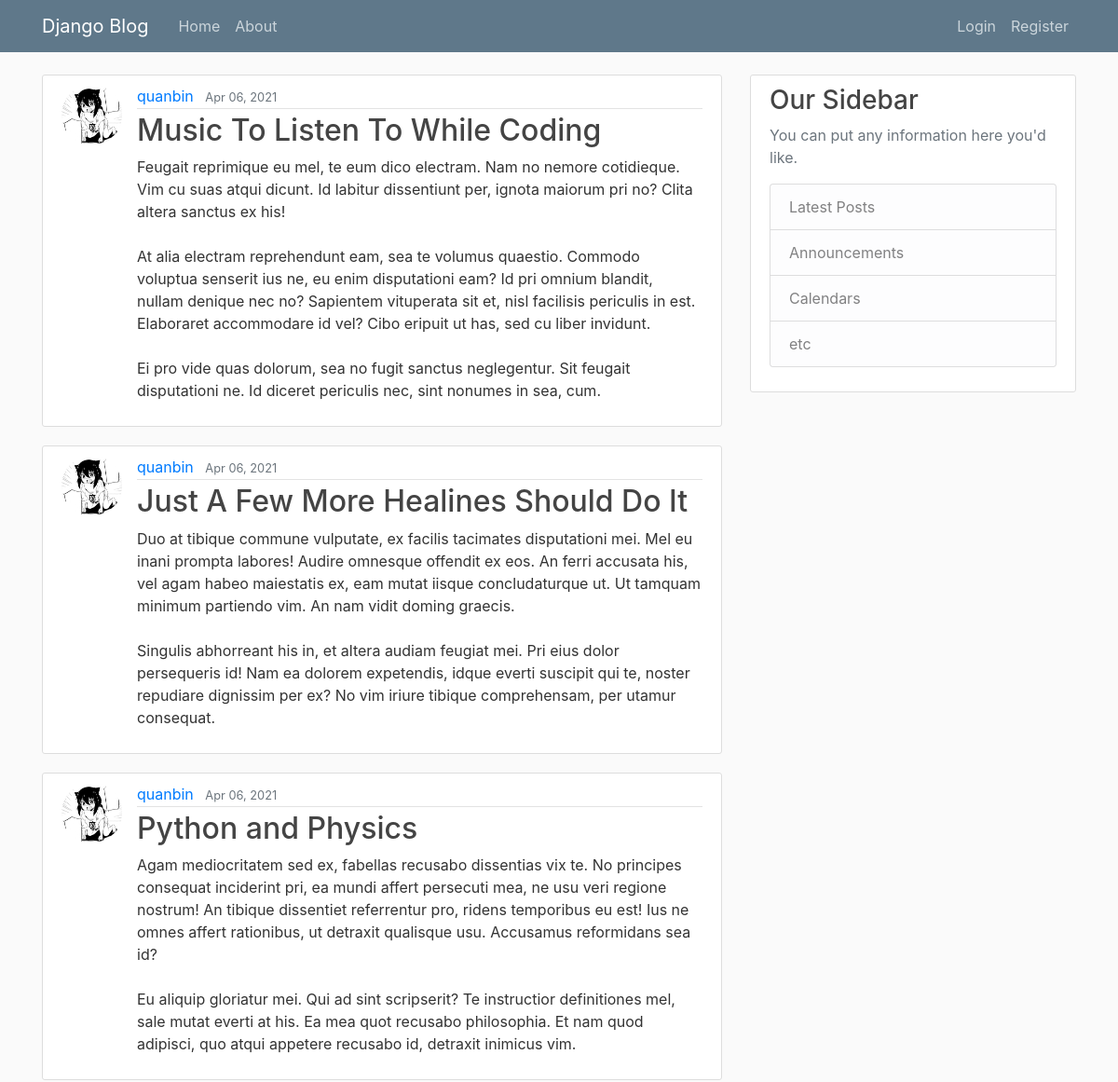
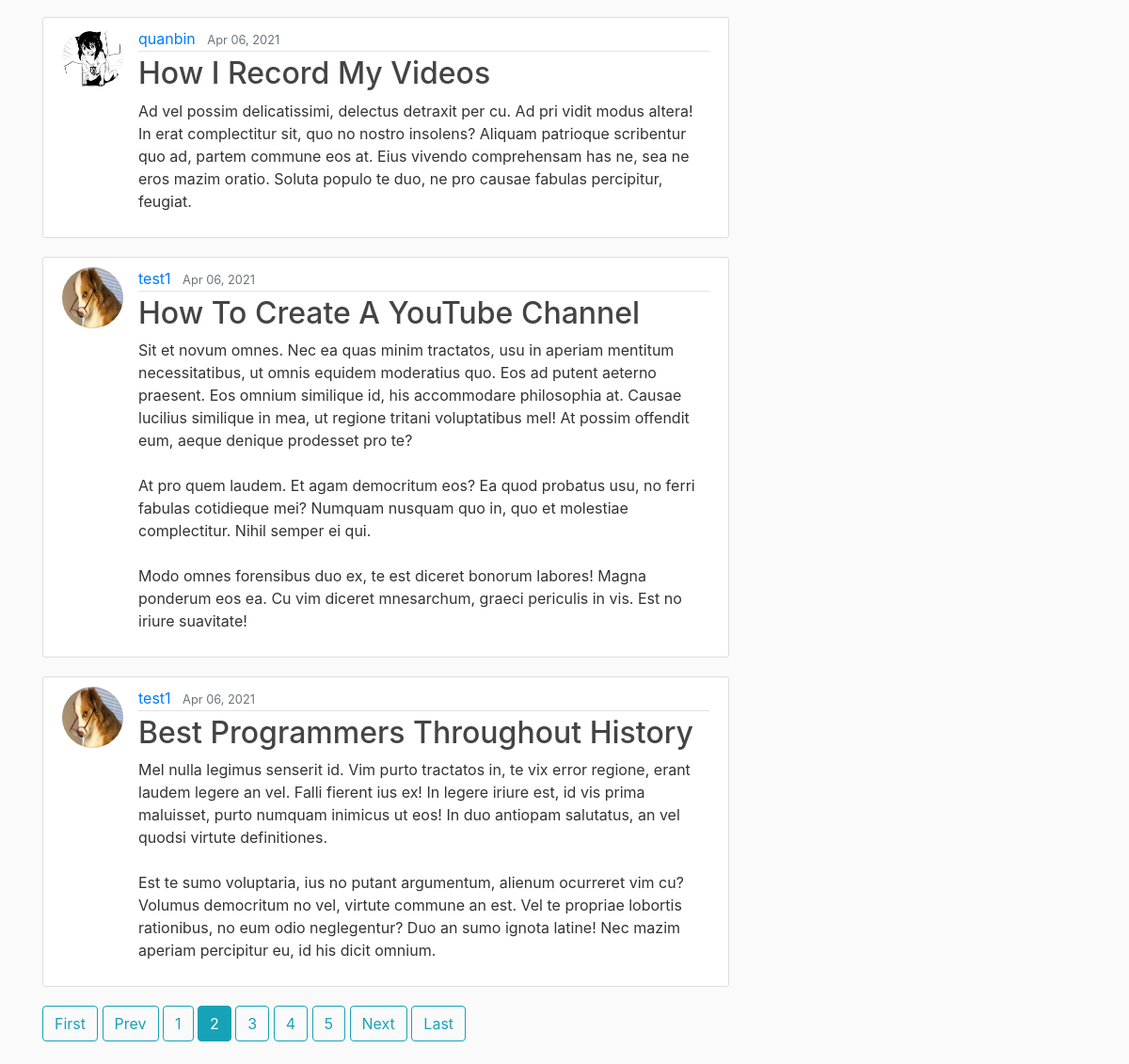
Screenshot of /?page=2 with the database file from the repository (2 pictures, top to bottom).
### main/models.py (models this page shows, shortened)
class Post(models.Model):
    title = models.CharField(max_length =200)
    content = models. TextField()
    date_posted = models.DateTimeField(default = timezone.now) #auto_now_add=True)
    author = models.ForeignKey(User, on_delete = models.CASCADE)

### users/models.py (models this page shows, shortened)
class Profile(models.Model):
    user = models.OneToOneField(User, on_delete = models.CASCADE)
    image = models.ImageField(default = 'default.jpg', upload_to='profile_pics')
    """
    def save(self, *args, **kawrgs):
        super().save(*args, **kawrgs)

        img = Image.open(self.image.path)
        #resize the image size if its too large > 300x300
        if img.height > 300 or img.width > 300:
            output_size = (300, 300)
            img.thumbnail(output_size)
            img.save(self.image.path)
    """

### main/views.py (the view)
# urls.py: path("", PostListView.as_view(), name="mysite_home"),
class PostListView(ListView):
    model = Post
    template_name = 'main/home.html'
    context_object_name = 'posts'
    ordering = ['-date_posted']
    paginate_by = 6

### main/templates/main/home.html
{% extends "main/base.html" %}
{% block content %}
    {%  for post in posts %}
        <article class="media content-section">
          <img class = "rounded-circle article-img" src="{{ post.author.profile.image.url}}" >
          <div class="media-body">
            <div class="article-metadata">
              <a class="mr-2" href="{% url 'user_posts' post.author.username %}">{{ post.author }}</a>
              <small class="text-muted">{{ post.date_posted|date:"M d, Y" }}</small>
            </div>
            <h2><a class="article-title" href="{% url 'post_detail' post.id %}">{{ post.title }}</a></h2>
            <p class="article-content">{{ post.content }}</p>
          </div>
        </article>
    {% endfor %}
    {% if is_paginated %}
      {% if page_obj.has_previous %}
        <a class="btn btn-outline-info mb-4" href="?page=1">First</a>
        <a class="btn btn-outline-info mb-4" href="?page={{page_obj.previous_page_number}}">Prev</a>
      {% endif %}
        {% for num in page_obj.paginator.page_range %}
          {% if page_obj.number == num %}
            <a class="btn btn-info mb-4" href="?page={{num}}">{{ num }}</a>
          {% elif num > page_obj.number|add:'-3' %}
            <a class="btn btn-outline-info mb-4" href="?page={{num}}">{{num}}</a>
          {% endif %}
        {% endfor%}
        {% if page_obj.has_next %}
          <a class="btn btn-outline-info mb-4" href="?page={{page.obj.next_page_number}}">Next</a>
          <a class="btn btn-outline-info mb-4" href="?page={{page.obj.paginator.num_pages}}">Last</a>
        {% endif %}
    {% endif %}
{% endblock content %}

### main/static/main/main.css (style rules this page uses)
body { background: #fafafa; color: #333333; margin-top: 5rem; }
h1, h2, h3, h4, h5, h6 { color: #444444; }
.content-section { background: #ffffff; padding: 10px 20px; border: 1px solid #dddddd; border-radius: 3px; margin-bottom: 20px; }
.article-title { color: #444444; }
.article-content { white-space: pre-line; }
.article-img { height: 65px; width: 65px; margin-right: 16px; }
.article-metadata { padding-bottom: 1px; margin-bottom: 4px; border-bottom: 1px solid #e3e3e3 }

### rows the page displays
Post: author.profile.image (picture), author "quanbin", date_posted "Apr 06, 2021", title "Music To Listen To While Coding", content "Feugait reprimique eu mel, te eum dico electram. Nam no nemore cotidieque. Vim cu suas atqui dicunt. Id labitur dissentiunt per, ignota maiorum pri no? Clita altera sanctus ex his! At alia electram reprehendunt eam, sea te volumus quaestio. Commodo voluptua senserit ius ne, eu enim disputationi eam? Id pri omnium blandit, nullam denique nec no? Sapientem vituperata sit et, nisl facilisis periculis in est. Elaboraret accommodare id vel? Cibo eripuit ut has, sed cu liber invidunt. Ei pro vide quas dolorum, sea no fugit sanctus neglegentur. Sit feugait disputationi ne. Id diceret periculis nec, sint nonumes in sea, cum."
Post: author.profile.image (picture), author "quanbin", date_posted "Apr 06, 2021", title "Just A Few More Healines Should Do It", content "Duo at tibique commune vulputate, ex facilis tacimates disputationi mei. Mel eu inani prompta labores! Audire omnesque offendit ex eos. An ferri accusata his, vel agam habeo maiestatis ex, eam mutat iisque concludaturque ut. Ut tamquam minimum partiendo vim. An nam vidit doming graecis. Singulis abhorreant his in, et altera audiam feugiat mei. Pri eius dolor persequeris id! Nam ea dolorem expetendis, idque everti suscipit qui te, noster repudiare dignissim per ex? No vim iriure tibique comprehensam, per utamur consequat."
Post: author.profile.image (picture), author "quanbin", date_posted "Apr 06, 2021", title "Python and Physics", content "Agam mediocritatem sed ex, fabellas recusabo dissentias vix te. No principes consequat inciderint pri, ea mundi affert persecuti mea, ne usu veri regione nostrum! An tibique dissentiet referrentur pro, ridens temporibus eu est! Ius ne omnes affert rationibus, ut detraxit qualisque usu. Accusamus reformidans sea id? Eu aliquip gloriatur mei. Qui ad sint scripserit? Te instructior definitiones mel, sale mutat everti at his. Ea mea quot recusabo philosophia. Et nam quod adipisci, quo atqui appetere recusabo id, detraxit inimicus vim."
Post: author.profile.image (picture), author "quanbin", date_posted "Apr 06, 2021", title "How I Record My Videos", content "Ad vel possim delicatissimi, delectus detraxit per cu. Ad pri vidit modus altera! In erat complectitur sit, quo no nostro insolens? Aliquam patrioque scribentur quo ad, partem commune eos at. Eius vivendo comprehensam has ne, sea ne eros mazim oratio. Soluta populo te duo, ne pro causae fabulas percipitur, feugiat."
Post: author.profile.image (placeholder picture), author "test1", date_posted "Apr 06, 2021", title "How To Create A YouTube Channel", content "Sit et novum omnes. Nec ea quas minim tractatos, usu in aperiam mentitum necessitatibus, ut omnis equidem moderatius quo. Eos ad putent aeterno praesent. Eos omnium similique id, his accommodare philosophia at. Causae lucilius similique in mea, ut regione tritani voluptatibus mel! At possim offendit eum, aeque denique prodesset pro te? At pro quem laudem. Et agam democritum eos? Ea quod probatus usu, no ferri fabulas cotidieque mei? Numquam nusquam quo in, quo et molestiae complectitur. Nihil semper ei qui. Modo omnes forensibus duo ex, te est diceret bonorum labores! Magna ponderum eos ea. Cu vim diceret mnesarchum, graeci periculis in vis. Est no iriure suavitate!"
Post: author.profile.image (placeholder picture), author "test1", date_posted "Apr 06, 2021", title "Best Programmers Throughout History", content "Mel nulla legimus senserit id. Vim purto tractatos in, te vix error regione, erant laudem legere an vel. Falli fierent ius ex! In legere iriure est, id vis prima maluisset, purto numquam inimicus ut eos! In duo antiopam salutatus, an vel quodsi virtute definitiones. Est te sumo voluptaria, ius no putant argumentum, alienum ocurreret vim cu? Volumus democritum no vel, virtute commune an est. Vel te propriae lobortis rationibus, no eum odio neglegentur? Duo an sumo ignota latine! Nec mazim aperiam percipitur eu, id his dicit omnium."

### other values shown
{{ num }} "1" "3" "4" "5"
{{ num }} "2"
